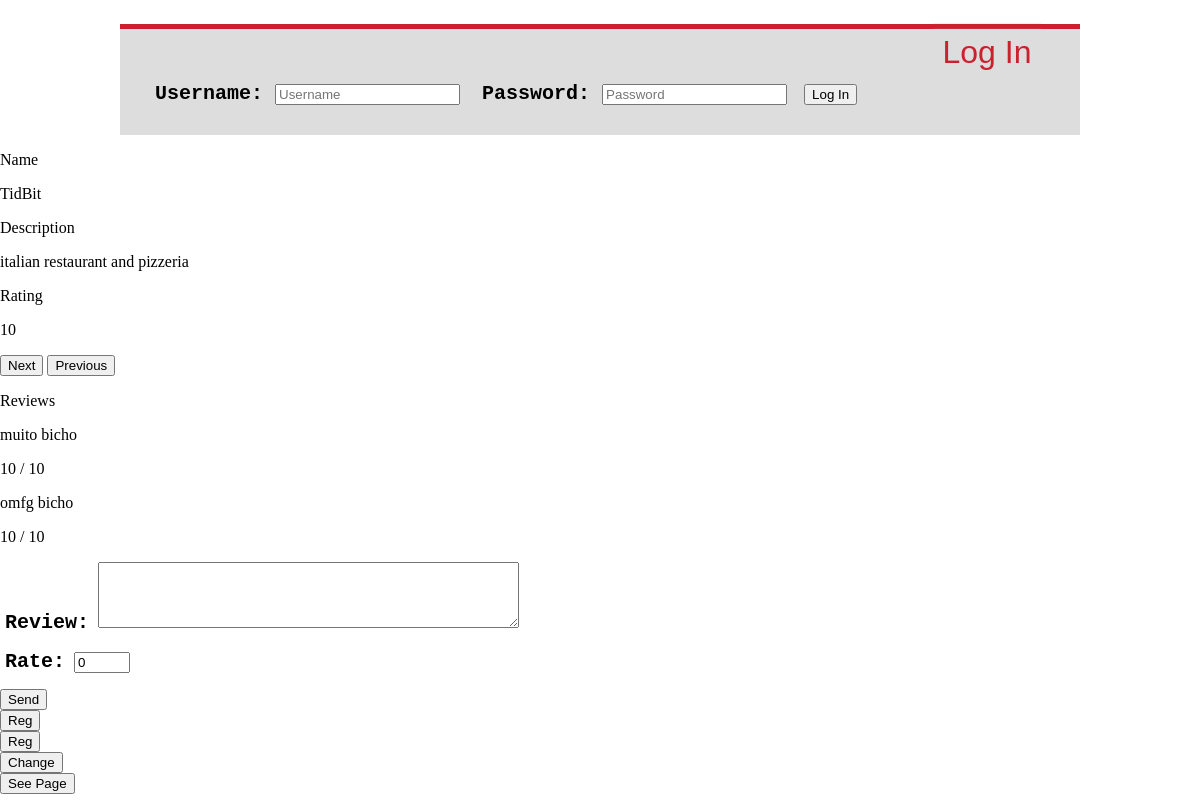
The page /restaurantDisplay.php on the database as committed earlier.
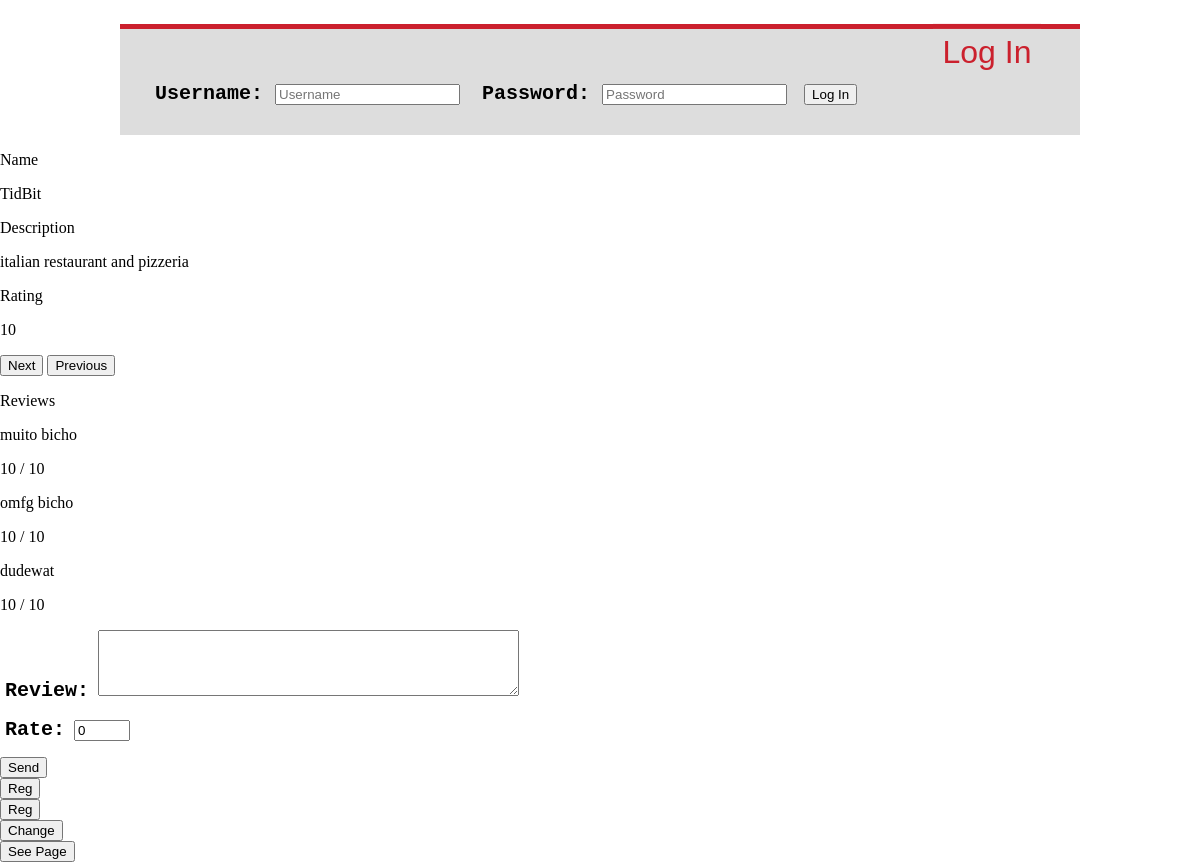
The same page on the database as committed later.
### tables this page shows
CREATE TABLE restaurant(id_restaurant int primary key,
						id_user int REFERENCES user(id_user), 
						name char(50), 
						description char(50), 
						rate int,
						contact char(9),
						photo char(50),
						address char(50));

CREATE TABLE review(id_review int primary key,
					id_user REFERENCES user(id_user),
					id_restaurant REFERENCES restaurant(id_restaurant),
					rate int,
					commment char(150));

### restaurantDisplay.php (the view, shortened to what this page needs)
<!DOCTYPE html>
<?php
	include_once("LoginForm.php");
	$db = new PDO('sqlite:Tables.db');
	$currId = strval($_SESSION['id']);
	$stmt = $db->prepare(' SELECT * FROM restaurant a, review b WHERE a.id_restaurant = b.id_restaurant AND a.id_restaurant = ?');
	$stmt->execute(array($currId));
	$stmt2 = $db->prepare(' SELECT * FROM restaurant WHERE id_restaurant = ?');
	$stmt2->execute(array($currId));
	if(($result = $stmt->fetchAll()) != FALSE){
		$_SESSION['reviewed'] = TRUE;
	}
	else if(($result = $stmt2->fetchAll()) != FALSE){
		$_SESSION['reviewed'] = NULL;
	}
?>
<html>
 <head>
 </head>
 <body>
	<form action="restaurantDisplay.php" method="post">
		<p class="RestaurantName">Name</p>
		<p><?= $result[0]['name'] ?> </p>
		<p class="RestaurantDescription">Description</p>
		<p><?= $result[0]['description'] ?> </p>
		<p class="RestaurantRating">Rating</p>
		<p><?= $result[0]['rate'] ?> </p>
		<input  type="submit" name= "Action" value= "Next">
		<input  type="submit" name= "Action" value= "Previous">
	</form>
	<form action="deleteReview.php" method="post">
		<p class="Reviews">Reviews</p>
		<?php if(isset($_SESSION['reviewed']) && $_SESSION['reviewed'] != NULL ){$_SESSION['reviewed'] = NULL;foreach( $result as $row) {?>
		<p><?= $row['commment'] ?> </p>
		<p><?= $row['rate'] ?> / 10 </p>
		<?php if(isset($_SESSION['username']) && $_SESSION['username'] != NULL){ if($userid == $row['id_user'] ){ ?>
		<button type="submit" name= "reviewId" value= "<?= $row['id_review'] ?>">Delete</button>
		<?php }}}} ?>
	</form>
	<form action="addReview.php" method="post">
		<label for="review">Review:</label>
		<textarea rows="4" cols="50" name="review">
		</textarea>
		<label for="rate">Rate:</label>
		<input type="number" name="rating" value="0" min="0" max="10" step="1">
		<button  type="submit" name= "restId" value= "<?= $result[0]['id_restaurant'] ?>">Send</button>
	</form>
	<form action="addRestaurant.php" method="post">
		<input  type="submit" name= "Reg" value= "Reg">
	</form>
	<form action="userProfile.php" method="post">
		<input  type="submit" name= "Profile" value= "Reg">
	</form>
	<form action="allMyRestaurants.php" method="post">
		<input  type="submit" name= "Profile" value= "Change">
	</form>
	<form action="restaurantPage.php" method="post">
		<button  type="submit" name= "id" value= "<?= $result[0]['id_restaurant'] ?>">See Page</button>
	</form>
 </body>
 </html>

### LoginForm.php (shortened to what this page needs)
<!DOCTYPE html>
<html>
 <head>
	<link rel='stylesheet' type='text/css' href='LoginForm.css'>
  </head>
  <body>
	<?php if (isset($_SESSION['username']) && ($_SESSION['username']== "failed")) { $_SESSION['username'] = NULL; ?>
	<div id="login">
	<form action="login.php" method="post">
	<fieldset>
	<legend align="top">Log In</legend>
	<label>
     Username: <input type="text" name="username" placeholder="Username">
	</label>
	<label>
     Password: <input type="password" name="password" placeholder="Password">
	 </label>
     <input  type="submit" value= "Log In">
	 </fieldset>
	 <p>Try Again</p>
	</form>
	<?php } else { ?>
	<form action="login.php" method="post">
	<fieldset>
	<legend align="top">Log In</legend>
	<label>
     Username: <input type="text" name="username" placeholder="Username">
	  </label>
     <label>
     Password: <input type="password" name="password" placeholder="Password">
	 </label>
     <input  type="submit" value= "Log In">
	 </fieldset>
	</form>
	<?php } ?>
  </body>
  </html>

### LoginForm.css (style rules this page uses)
body { background: #ffffff; margin: 0px; }
fieldset, legend { margin: 0; padding: 0; }
fieldset { font-family: sans-serif; border: 5px solid #cb202d; border-style: solid hidden hidden; background: #ddd; padding: 30px; margin-left: 10%; margin-right: 10%; }
legend { text-align: center; color: #cb202d; font-size: 32px; padding: 5px 10px ; border: 5px solid #cb202d; border-style: solid hidden hidden; margin-left: 43%; margin-top: 30%; overflow: hidden; white-space: nowrap; margin-top: 20%; transform: translate(0,46%); }
label { font: bold 20px Courier; padding: 5px; }

Rows that differ between the two databases and show on the page:
now on this page (row edited): review: commment "dudewat", rate "10"
